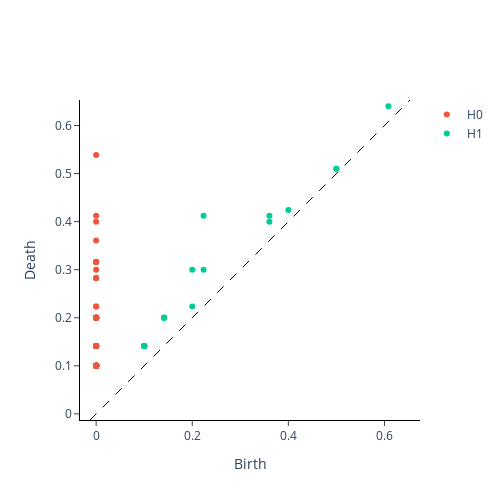

Source (notebook cell):
### Code cell
vr = VietorisRipsPersistence()
xt = vr.fit_transform(xa)
vr.plot(xt)
